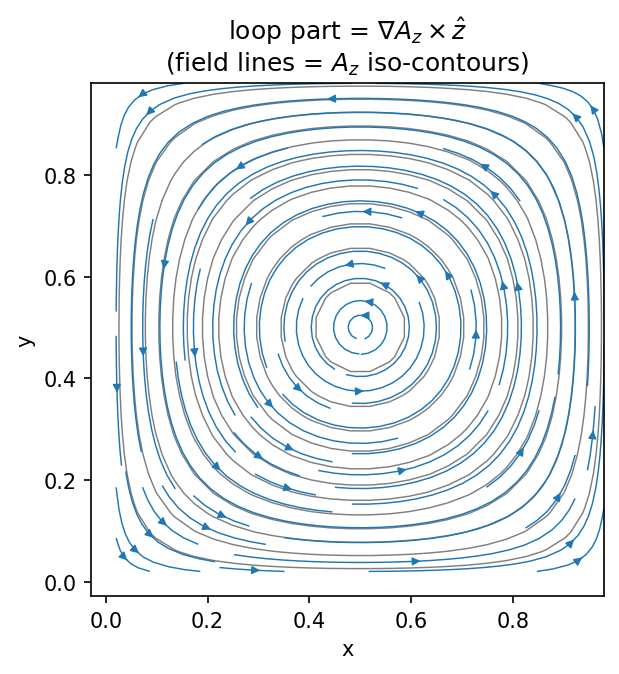

Write the Python code that produced this figure.
r"""2-D unification: the flux function A_z IS the Clebsch potential -- the bridge between the HDiv-VIM
loop-star split and the Chaplygin hodograph.

Companion to `hdiv_vim_clebsch_loopstar.py` (the 3-D capstone).  In **2-D**, every in-plane
divergence-free field is `B = grad(A_z) x z_hat = (dA_z/dy, -dA_z/dx)`, i.e. the flux function `A_z`
is **exactly the Clebsch potential `alpha`** (with `beta = z`).  So the loop-star (Hodge) split of a
2-D magnetization is

    M  =  grad(phi)        (+)   grad(A_z) x z_hat
          star / charge          loop / Clebsch (A_z = the stream/flux function)
          div M = lap(phi)       div = 0  (charge-free -> field-null)

This is the same de Rham split as the 3-D capstone, but in 2-D the Clebsch *pair* collapses to the
**single scalar `A_z`** -- which is exactly why the **Chaplygin hodograph** (interchange
`(x,y) <-> (theta, q=|B|)`) **linearises the saturation** of the 2-D problem: the saturable
`div(nu(|grad A_z|) grad A_z) = 0` has one scalar unknown `A_z` = the Clebsch potential.  See
`chaplygin_hodograph_2d.py` / `saturation_loop_2d.py` for the saturation side.

Verified here (unit square, `H1` order 3): the Hodge / Helmholtz decomposition
`M = grad(phi) (+) grad(A_z) x z_hat` is reconstructed to machine precision; the loop part is
machine-zero divergence (charge-free); and `grad(A_z) x z_hat` reproduces the loop part exactly --
A_z is the Clebsch potential.

run:  python hdiv_vim_clebsch_2d_az.py
"""
import os
from math import pi

import numpy as np
import ngsolve as ng
from netgen.geom2d import unit_square

x, y = ng.x, ng.y


def analyze(maxh=0.05, order=3):
    """The flux function A_z IS the Clebsch potential: build a loop field B = grad(A_z) x z_hat from a
    KNOWN A_z (so div B = 0 is exact), verify it is charge-free (field-null), and RECOVER A_z from B
    via the stream-function weak form -- then contrast with a charged gradient field.

    `.Diff(x/y)` is used only on the SYMBOLIC potentials A_z, phi (where it is exact spatial diff); the
    field recovery uses the proper `rot(w) = (w_y, -w_x)` weak form (no `.Diff` on GridFunctions)."""
    # the chosen Clebsch potential (vanishes on the unit-square boundary)
    Az = ng.sin(pi * x) * ng.sin(pi * y)
    B_loop = ng.CoefficientFunction((Az.Diff(y), -Az.Diff(x)))       # grad(A_z) x z_hat  (Clebsch/loop)
    div_loop_cf = B_loop[0].Diff(x) + B_loop[1].Diff(y)              # = A_z_yx - A_z_xy = 0 (exact)
    # a charged gradient field for contrast
    phi = 0.5 * (x * x + y * y)
    B_star = ng.CoefficientFunction((phi.Diff(x), phi.Diff(y)))      # = (x, y), pure gradient
    div_star_cf = B_star[0].Diff(x) + B_star[1].Diff(y)             # = 2

    with ng.TaskManager():
        mesh = ng.Mesh(unit_square.GenerateMesh(maxh=maxh))
        nrm = ng.specialcf.normal(2)
        L2 = lambda cf, reg=ng.VOL: float(ng.sqrt(ng.Integrate(ng.InnerProduct(cf, cf), mesh, reg)))

        # field-null metrics of the loop field
        div_loop = float(ng.sqrt(ng.Integrate(div_loop_cf ** 2, mesh)))           # ~0 (machine)
        div_star = float(ng.sqrt(ng.Integrate(div_star_cf ** 2, mesh)))           # = 2 * |Omega|^(1/2)
        bn_loop = L2(ng.InnerProduct(B_loop, nrm), ng.BND)                        # ~0 (A_z=0 on bdry)
        bn_star = L2(ng.InnerProduct(B_star, nrm), ng.BND)

        # RECOVER A_z from B_loop via the stream-function weak form:
        #   int grad(A') . grad(w) = int B . rot(w),   rot(w) = (w_y, -w_x)
        V = ng.H1(mesh, order=order, dirichlet=".*")
        u, w = V.TnT()
        a = ng.BilinearForm(ng.grad(u) * ng.grad(w) * ng.dx); a.Assemble()
        rot_w = ng.CoefficientFunction((ng.grad(w)[1], -ng.grad(w)[0]))
        f = ng.LinearForm(ng.InnerProduct(B_loop, rot_w) * ng.dx); f.Assemble()
        gA = ng.GridFunction(V)
        gA.vec.data = a.mat.Inverse(V.FreeDofs(), inverse="sparsecholesky") * f.vec
        recover_err = float(ng.sqrt(ng.Integrate((gA - Az) ** 2, mesh))
                            / ng.sqrt(ng.Integrate(Az ** 2, mesh)))                # A_z recovered?
        # and the recovered Clebsch field rot(A_z) reproduces B_loop
        gradA = ng.grad(gA)
        B_rec = ng.CoefficientFunction((gradA[1], -gradA[0]))
        clebsch_err = L2(B_loop - B_rec) / L2(B_loop)
    return {
        "ne": int(mesh.ne), "order": order, "maxh": maxh,
        "div_loop": div_loop, "div_star": div_star, "bn_loop": bn_loop, "bn_star": bn_star,
        "recover_err": recover_err, "clebsch_err": clebsch_err,
        "gA": gA, "mesh": mesh, "Az": Az,
    }


def _plot(r):
    import matplotlib
    matplotlib.use("Agg")
    import matplotlib.pyplot as plt
    mesh = r["mesh"]
    n = 26
    xs = np.linspace(0.02, 0.98, n)
    X, Y = np.meshgrid(xs, xs)
    gA = r["gA"]
    Az = np.zeros((n, n)); Mx = np.zeros((n, n)); My = np.zeros((n, n))
    gradA = ng.grad(gA)
    for i in range(n):
        for j in range(n):
            mp = mesh(float(X[i, j]), float(Y[i, j]))
            Az[i, j] = float(gA(mp))
            ga = gradA(mp)
            Mx[i, j] = float(ga[1]); My[i, j] = -float(ga[0])      # grad(A_z) x z_hat
    fig, ax = plt.subplots(1, 1, figsize=(5.2, 4.6), dpi=150)
    cs = ax.contour(X, Y, Az, levels=14, colors="0.5", linewidths=0.7)
    ax.streamplot(X, Y, Mx, My, color="C0", density=1.0, linewidth=0.7, arrowsize=0.8)
    ax.set_aspect("equal"); ax.set_xlabel("x"); ax.set_ylabel("y")
    ax.set_title("loop part = $\\nabla A_z \\times \\hat z$\n(field lines = $A_z$ iso-contours)")
    png = os.path.splitext(os.path.abspath(__file__))[0] + ".png"
    fig.tight_layout(); fig.savefig(png, bbox_inches="tight"); plt.close(fig)
    print(f"  figure saved: {png}")


def main():
    print("2-D unification: the flux function A_z IS the Clebsch potential\n")
    r = analyze()
    print(f"  unit square  ne={r['ne']}  H1 order {r['order']}")
    print(f"  loop field  B = grad(A_z) x z_hat  (Clebsch, A_z = sin(pi x) sin(pi y)):")
    print(f"    ||div B_loop|| = {r['div_loop']:.2e}  (charge-free in the volume -> field-null)")
    print(f"    ||B_loop . n||_bdry = {r['bn_loop']:.2e}  (tangential to A_z = const -> no surface charge)")
    print(f"  charged field  B = grad(phi) = (x,y):  ||div B_star|| = {r['div_star']:.2e}  "
          f"(carries the charge),  ||B_star . n||_bdry = {r['bn_star']:.2e}")
    print(f"  RECOVER A_z from B via the stream-function weak form:")
    print(f"    ||A_z(recovered) - A_z|| / ||A_z||        = {r['recover_err']:.2e}")
    print(f"    ||B_loop - grad(A_z_rec) x z|| / ||B_loop|| = {r['clebsch_err']:.2e}  (A_z IS the Clebsch potential)")
    print("\n  => in 2-D the Clebsch pair collapses to the single scalar A_z (the flux function);")
    print("     that is why the Chaplygin hodograph linearises the 2-D saturation -- one scalar")
    print("     unknown A_z = the Clebsch potential.  loop-star = Clebsch-gradient = pole / flux-guide.")
    _plot(r)


if __name__ == "__main__":
    main()
